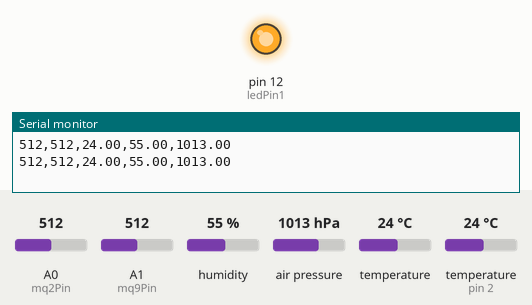
Simulated run of this sketch. Board: Arduino Uno, built with avr-gcc and run on an emulated ATmega328P. On the bench: output pins drawn as LEDs (lit = HIGH), the last lines printed to the serial monitor. The test bench sets the inputs (shaded band); at power-on: A0 (mq2Pin) = 512, A1 (mq9Pin) = 512, humidity 55 %, air pressure 1013 hPa, temperature 24 °C, temperature (sensor on pin 2) 24 °C.

Above: at 2.8 s.
2.9 s: A0 (mq2Pin) set to 549
At 4.5 s:
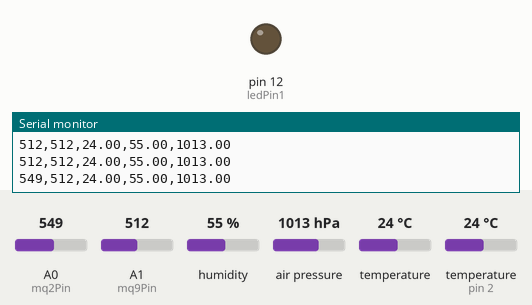
Timing chart, 0 to 6.0 s (numbered marks = the images above; inputs shaded):
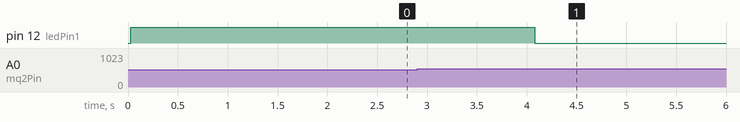

The sketch:

final.ino
```cpp
#include <DHT.h>
#include <Wire.h>
#include <Adafruit_Sensor.h> // This includes the Adafruit_Sensor-master library
#include <Adafruit_BMP280.h>  // BMP280 library for the pressure sensor

// Define pin connections
const int mq2Pin = A0;   // Analog pin for MQ2 sensor (CO detection)
const int mq9Pin = A1;   // Analog pin for MQ9 sensor (CO detection)
const int ledPin1 = 12;  // Digital pin for the first LED

// DHT11 sensor configuration
#define DHTPIN 2          // Pin where the DHT11 data pin is connected
#define DHTTYPE DHT11     // DHT11 sensor type

DHT dht(DHTPIN, DHTTYPE);  // Initialize DHT sensor

// BMP280 sensor configuration
Adafruit_BMP280 bmp;  // Create an instance of the BMP280 sensor

// Define a tolerance level for comparison between MQ2 and MQ9
const int tolerance = 20;  // Adjust tolerance value based on sensor calibration

void setup() {
  // Start serial communication for debugging
  Serial.begin(9600);

  // Initialize DHT sensor
  dht.begin();

  // Initialize BMP280 sensor with address 0x76
  if (!bmp.begin(0x76)) {  // Explicitly use I2C address 0x76
    Serial.println("Could not find a valid BMP280 sensor, check wiring!");
    while (1);  // Stop execution if the sensor is not found
  }

  // Set the LED pin as output
  pinMode(ledPin1, OUTPUT);
}

void loop() {
  // Read values from MQ2 and MQ9 sensors (CO levels)
  int mq2Value = analogRead(mq2Pin);
  int mq9Value = analogRead(mq9Pin);

  // Read temperature and humidity from DHT11 sensor
  float temperature = dht.readTemperature();  // Celsius
  float humidity = dht.readHumidity();        // Humidity in percentage

  // Read pressure from BMP280 sensor
  float pressure = bmp.readPressure() / 100.0F;  // Pressure in hPa (hectopascals)
  float bmpTemperature = bmp.readTemperature();  // BMP280 sensor temperature in Celsius

  // Check if DHT readings are valid
  if (isnan(temperature) || isnan(humidity)) {
    Serial.print("Failed to read from DHT sensor!");
  } else {
    // Print the sensor readings for debugging
//    Serial.print("MQ2 Value (CO): ");
    Serial.print(mq2Value);

Serial.print(",");
//    Serial.print("\t MQ9 Value (CO): ");
    Serial.print(mq9Value);

Serial.print(",");


//    Serial.print("Temperature from DHT11: ");
    Serial.print(temperature);


Serial.print(",");
//    Serial.print(" °C\t Humidity: ");
    Serial.print(humidity);
//    Serial.println(" %");

Serial.print(",");
    // Print BMP280 sensor data
//    Serial.print("Pressure from BMP280: ");
    Serial.println(pressure);

//    Serial.print(",");
//    Serial.print(" hPa\t BMP280 Temperature: ");
//    Serial.print(bmpTemperature);
//    Serial.println(" °C");
  }

  // Check if the MQ2 and MQ9 sensor readings are equal or nearly equal for CO levels
  if (abs(mq2Value - mq9Value) <= tolerance) {
    // If the difference between values is within the tolerance, turn on the LED
    digitalWrite(ledPin1, HIGH);
  } else {
    // Otherwise, turn off the LED
    digitalWrite(ledPin1, LOW);
  }

  // Small delay for stability and sensor reading
  delay(2000);  // Delay for 2 seconds before next loop iteration
}
```

Measured:
- the behaviour switches between 532 and 533 on A0 (mq2Pin) (found by bisection; images 0 and 1)
- after the input at 2.9 s, pin 12 (ledPin1): HIGH → LOW after 1.2 s
